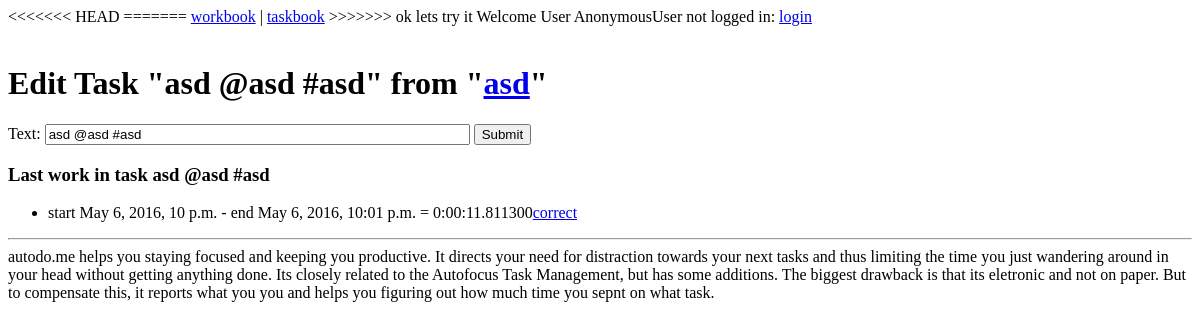
Page /todos/edittask/1 on the committed database.
### todos/models.py (models this page shows, shortened)
class CountMixin:
    def count_orderable(self):
        return self.count_a
    count_orderable.admin_order_field = 'count_a'

class DurationMixin:
    def duration_orderable(self):
        return self.duration_a
    duration_orderable.admin_order_field = 'duration_a'

class Task(CountMixin, DurationMixin, models.Model):
    text = models.CharField(max_length=200)
    description = models.TextField(null=True, blank=True)
    finished = models.BooleanField(default=False)
    book = models.ForeignKey(Book)
    active = models.BooleanField(default=False)
    created = models.DateTimeField(auto_now_add=True)
    updated = models.DateTimeField(auto_now=True)
    current_line = models.ForeignKey(
        'Line',
        related_name='current_task',
        blank=True,
        null=True,
        default=None)  # we blanked it, because the signal fills it out
    objects = TaskManager()
    class Meta:
        ordering = ('-finished', 'created',)
        unique_together = ('text', 'book')
    class Admin:
        list_filter = ('text', 'owner', 'finished',)
    def __str__(self):
        return self.text

class Book(CountMixin, DurationMixin, models.Model):
    name = models.CharField(max_length=100)
    owner = models.ForeignKey(User)
    is_open = models.BooleanField(default=True)
    objects = BookManager()
    class Meta:
        ordering = ('name', )
        unique_together = ('name', 'owner')
    def __str__(self):
        return self.name

class Line(models.Model):
    task = models.ForeignKey(Task)
    passed_on = models.BooleanField(default=False)
    created = models.DateTimeField(auto_now_add=True)
    book = models.ForeignKey(Book)
    start = models.DateTimeField(null=True, blank=True)
    end = models.DateTimeField(null=True, blank=True)
    duration = models.DurationField(null=True, blank=True)
    objects = LineManager()
    class Meta:
        ordering = ('-created',)

### todos/views.py (the view)
# urls.py: url(r'edittask/(?P<task_id>\d+)$', views.edittask),
def edittask(request, task_id=None):
    try:
        task = Task.objects.get(id=int(task_id))
        lines = task.line_set.exclude(start=None).reverse()
    except Task.DoesNotExist:  # @UndefinedVariable
        log.warn("task with id %s does not exist" % (task_id,))
        return HttpResponseRedirect(reverse(workbook, kwargs={'book_id': task.book.id}))
    if request.method == 'POST':
        editform = TaskForm(request.POST, instance=task)
        if editform.is_valid():
            editform.save()
            log.debug("task %s successfully saved" % (task,))
            messages.info(request, "task edited")
            return HttpResponseRedirect(reverse(workbook, kwargs={'book_id': task.book.id}))
    else:
        editform = TaskForm(instance=task)
    return render_to_response(request, 'edittask.html', {'editform': editform, 'task': task, 'lines': lines})

### todos/forms.py
class TaskForm(forms.ModelForm):
    text = forms.CharField(widget=TextInput(attrs={'size':50}))
    class Meta:
        model = Task
        fields = ['text',]

### todos/managers.py (called while the page is built)
    def get_queryset(self):
        return super(TaskManager, self).get_queryset().annotate(
            duration_a=Sum('line__duration'),
            count_a=Count('line')
        )

### todos/views.py (called while the page is built)
def render_to_response(request, template, context):
    return base_render_to_response(template, context, context_instance=RequestContext(request))

### _archive/todos/templates/edittask.html (shortened to what this page needs)
{% extends "base.html" %}
{% block content %}
{{ block.super }}
<h1>Edit Task "{{ task }}" from "<a href="{% url todos.views.workbook book_id=task.book.id %}">{{ task.book }}</a>"</h1>
<form method="post" action="{% url todos.views.edittask task_id=task.id %}">
{{ editform }} <input type="submit" />
</form>
<h3>Last work in task {{task}} </h3>
<ul>
{% for line in lines %}
<li>start {{ line.start }} - end {{ line.end }} = {{ line.duration }}<a href="{% url todos.views.editline line_id=line.id %}">correct</a></li>
{% endfor %}
</ul>
{% endblock content %}

### rows in the picture
Task: text "asd @asd #asd", book "asd"
Line: start "May 6, 2016, 10 p.m.", end "May 6, 2016, 10:01 p.m.", duration "0:00:11.811300"

### other values in the picture
{{ user }} "AnonymousUser"
